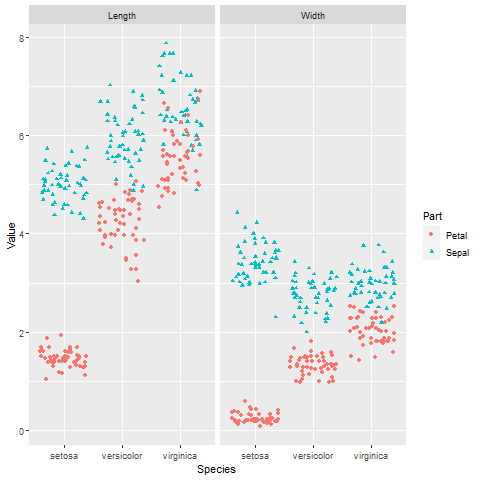

This figure's R source:
library(ggplot2)
library(cluster)
library(class)
library(fpc)
library(tidyr)

data('iris')
head(iris)
summary(iris)

png(file="cluster.png")
iris_tidy<-iris%>%gather(Key, Value, -Species)%>%separate(Key,c("Part", "Measure"),"\\.")

ggplot(iris_tidy, aes(x=Species, y=Value, color=Part, shape=Part))+geom_jitter()+facet_grid(.~Measure)

dev.off()